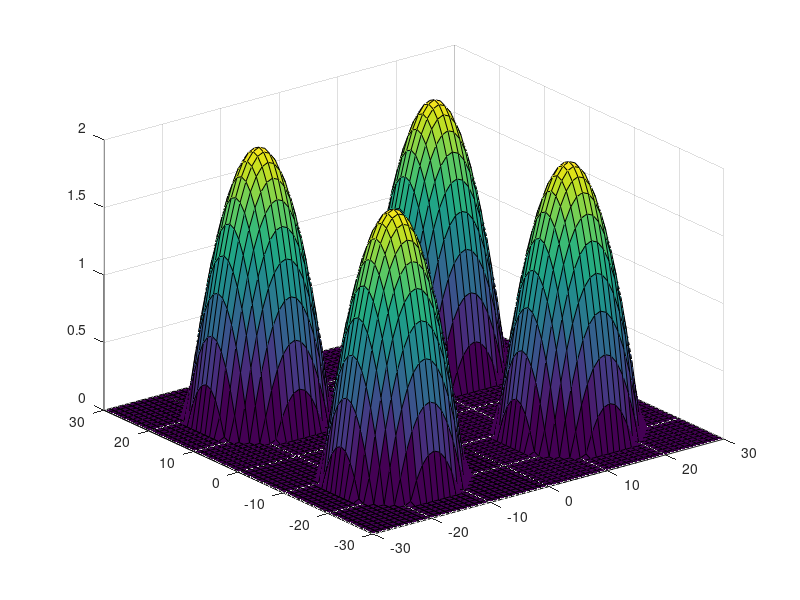

Write MATLAB code to recreate this figure.
%%1
clc, clear all
%a)
A = [1 2 3 4 5];
B = [1;1;1;1;1];
%C = A .* B
%b)
A1 = [1 1 1];
B1 = [-1; 0; -1 ;2];
%C1 = A1 .* B1
%%2
x = 0:2*pi/30:2*pi;
y = -cos(x);
z = y > 0;
w = y .* z;
plot(x,w)
%Posicio del valor maxim duna matriu
z = [1 2 3;4 5 6; 10 9 8];
[v p] = max(z); [v1 p1] = max(max(z)); [p1 p(p1)]
%%3
x = -15:1:15;
y = -15:1:15;
[X Y] = meshgrid(x);
f = -((X./7).^2 + (Y./7).^2) + 2;
z = f > 0;
w = f .* z;
%Ex4
W = [w w; w w];  C = [X-15 X+15; X-15 X+15]; B = [Y+15 Y-15; Y-15 Y+15];
surf(C, B, W)


%%5 contour(fun) per trobar mes o menys el minim

f2 = @(x,y) (x.^2+y-5).^2+(x+y.^2-9).^2
